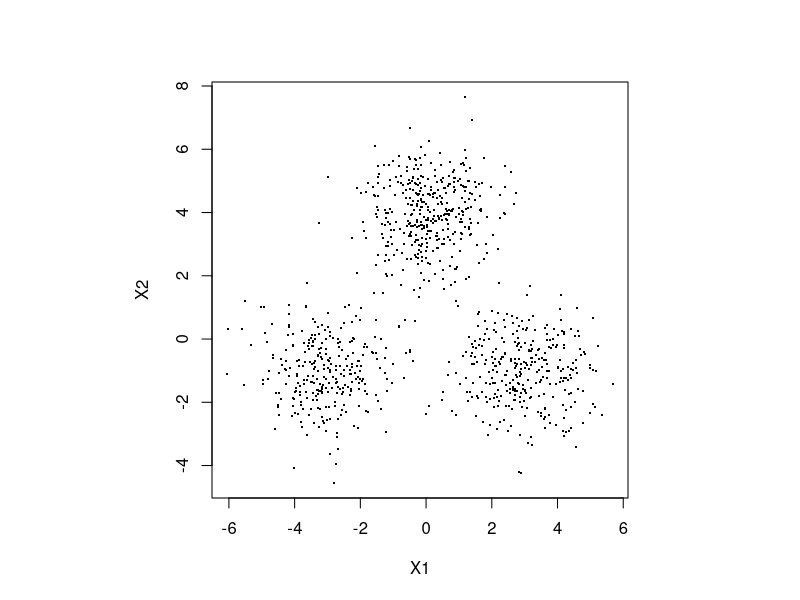
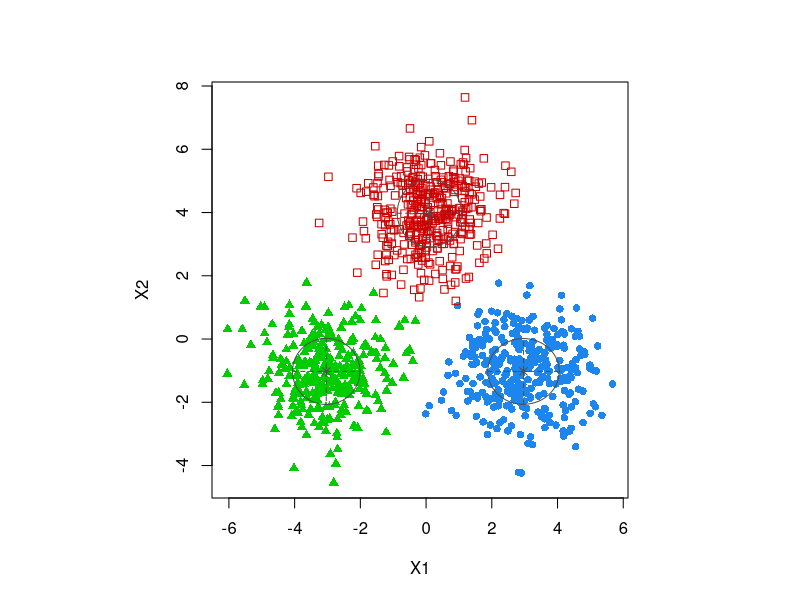
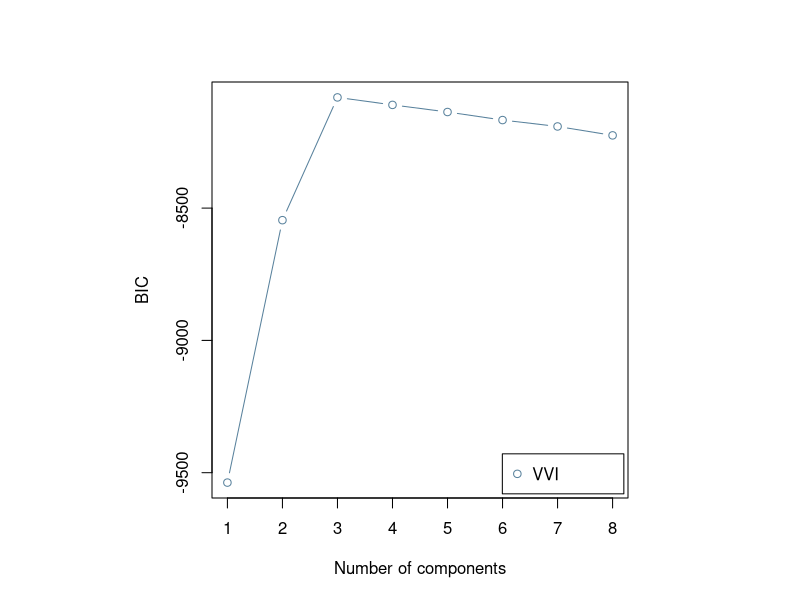

The R source for these figures, in order:
## ---- chunk 1
knitr::opts_chunk$set(echo = TRUE)
## ---- chunk 2
library(mvtnorm)
library(mclust)
## ---- chunk 3
# 乱数のシードを設定
set.seed(1)

# サンプル数
n.sample <- 1000

# 各コンポーネントの平均，分散・共分散行列を設定
true_means <- list(c(0,4),   # コンポーネント1の平均ベクトル
                   c(-3,-1), # コンポーネント2の平均ベクトル
                   c(3,-1)   # コンポーネント3の平均ベクトル
                   )
true_sigmas <- list(diag(2), # コンポーネント1の分散・共分散行列
                    diag(2), # コンポーネント2の分散・共分散行列
                    diag(2)  # コンポーネント3の分散・共分散行列
                    )
# 混合比を設定
true_pi <- c(0.4,0.3,0.3)

# データを生成
dat <- matrix(0,nrow = n.sample, ncol = 2) 
for (idx in 1:n.sample) {
  # 選択するコンポーネントのインデックスを決定
  idxk <- which.max(rmultinom(1,1,true_pi))
  dat[idx,] <- rmvnorm(n = 1,
                      mean = true_means[[idxk]],
                      sigma = true_sigmas[[idxk]]  )
}

# データをデータフレームに格納
df_data <- data.frame(dat)
## ---- chunk 4
dim(df_data)
head(df_data,5)
## ---- chunk 5
par(pty = "s")
plot(df_data$X1, df_data$X2, pch=".",cex = 2, xlab="X1", ylab="X2")
## ---- chunk 6
mod1 <- Mclust(df_data, # データ
               G = 3, # コンポーネント数
               modelNames = "VVI" # モデルの分散・共分散行列の構造の指定 (VVIは制約のない通常のGMM)
               )
## ---- chunk 7
par(pty = "s")
plot(mod1, what = "classification")
## ---- chunk 8
BIC <- mclustBIC(df_data, 
                 G = 1:8, # 候補となるコンポーネント数
                 modelNames = "VVI"
                 )
plot(BIC)
